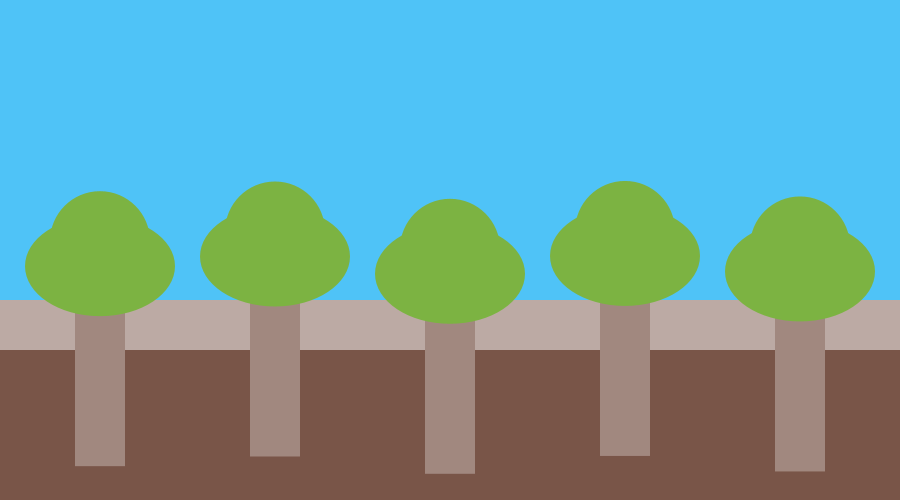
Frame 1 (no input)
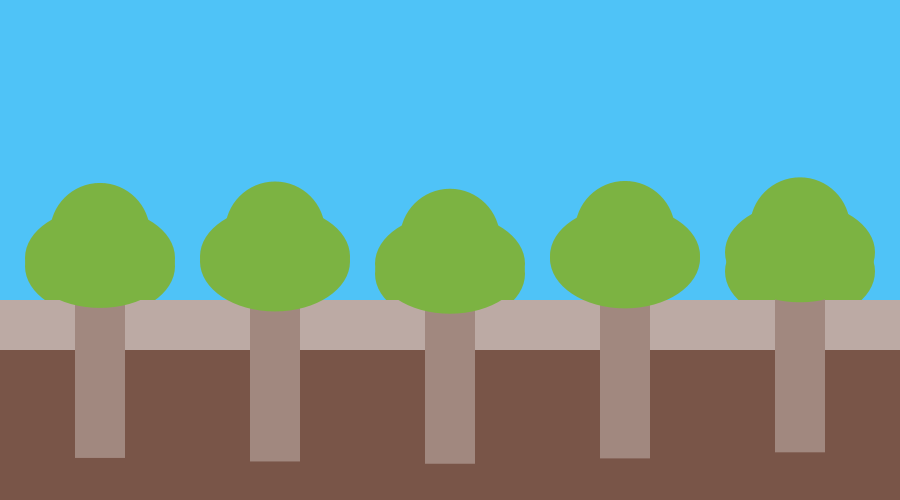
Frame 2 (the mouse pressed at the canvas centre, redrawn once)

The Processing sketch that drew these frames (run headless with seeded random() and noise(); the mouse was pressed at the canvas centre and the sketch redrawn once):

// Processing sketch: forest
// ── forest.pde
//Forest Project
//Justin Whitfield

void setup() {
  //Size for window, background(Sky), and Loop function for Forest Project
  size(900, 500);
  background(#4FC3F7);
  noLoop();
}

void draw() {
  //Color and outline for Soil/Ground
  noStroke();
  fill(#BCAAA4);
  //Top layer of soil (aged soil)
  rect(0, 300, width, 300);
  fill(#795548);


  //Fertile soil
  rect(0, 350, width, 425);
  //Trees
  //fill(#A1887F);
  //rect(50, 250, 50, 200);
  //fill(#7CB342);
  //ellipse(75, 225, 100, 100);
  //ellipse(75, 250, 150, 100);

  //for loop to generate random trees 
  for (int i = 0; i <750; i = i+175) {
    float r = random(25);
    fill(#A1887F);
    rect(75+i, 250+r, 50, 200);
    fill(#7CB342);
    ellipse(100+i, 225+r, 100, 100);
    ellipse(100+i, 250+r, 150, 100);
  }
}
